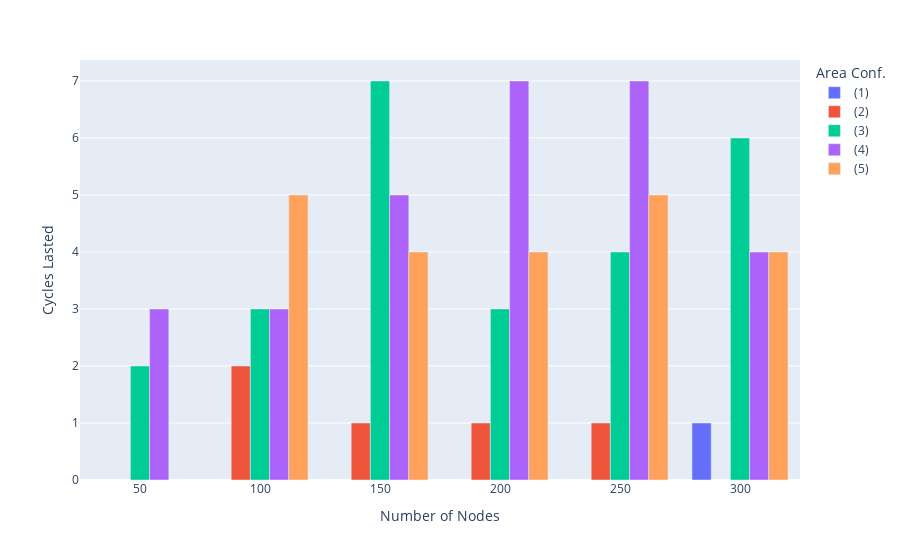

Notebook source saved alongside this figure:
### Code cell
counts = raw[(raw['Cycles Lasted'] > 0) & (raw['Cycle Prevention'] == "Path to Source")].groupby(["Node Count", "Cycle Prevention", "Width"]).count().sort_values("Width")

fig = px.bar(
    counts, 
    x=counts.index.get_level_values(0), 
    y="Cycles Lasted",
    color=counts.index.get_level_values(2).astype(str),
    barmode='group',    
    labels={
        "x": "Number of Nodes",
        "y": "Unresolved Cycles",
        "color": "Area Conf.",
    },
)

area_labels = {
    '100':'(1)',
    '200':'(2)',
    '300':'(3)',
    '400':'(4)',
    '500':'(5)',
}

fig.for_each_trace(lambda t: t.update(name = area_labels[t.name], legendgroup = area_labels[t.name], hovertemplate = t.hovertemplate.replace(t.name, area_labels[t.name])))

fig.write_image("path_to_source_cycles.pdf", width=500, height=300)
fig.show()

### Figure 1 — Plotly figure (JSON) as saved in the notebook; plotly's stock layout.template omitted (floating-point values rounded to 4 significant figures)
{"data": [{"alignmentgroup": "True", "hovertemplate": "Area Conf.=(1)<br>Number of Nodes=%{x}<br>Cycles Lasted=%{y}<extra></extra>", "legendgroup": "(1)", "marker": {"color": "#636efa", "pattern": {"shape": ""}}, "name": "(1)", "offsetgroup": "100", "orientation": "v", "showlegend": true, "textposition": "auto", "type": "bar", "x": [300], "xaxis": "x", "y": [1], "yaxis": "y"}, {"alignmentgroup": "True", "hovertemplate": "Area Conf.=(2)<br>Number of Nodes=%{x}<br>Cycles Lasted=%{y}<extra></extra>", "legendgroup": "(2)", "marker": {"color": "#EF553B", "pattern": {"shape": ""}}, "name": "(2)", "offsetgroup": "200", "orientation": "v", "showlegend": true, "textposition": "auto", "type": "bar", "x": [200, 100, 250, 150], "xaxis": "x", "y": [1, 2, 1, 1], "yaxis": "y"}, {"alignmentgroup": "True", "hovertemplate": "Area Conf.=(3)<br>Number of Nodes=%{x}<br>Cycles Lasted=%{y}<extra></extra>", "legendgroup": "(3)", "marker": {"color": "#00cc96", "pattern": {"shape": ""}}, "name": "(3)", "offsetgroup": "300", "orientation": "v", "showlegend": true, "textposition": "auto", "type": "bar", "x": [300, 250, 200, 50, 150, 100], "xaxis": "x", "y": [6, 4, 3, 2, 7, 3], "yaxis": "y"}, {"alignmentgroup": "True", "hovertemplate": "Area Conf.=(4)<br>Number of Nodes=%{x}<br>Cycles Lasted=%{y}<extra></extra>", "legendgroup": "(4)", "marker": {"color": "#ab63fa", "pattern": {"shape": ""}}, "name": "(4)", "offsetgroup": "400", "orientation": "v", "showlegend": true, "textposition": "auto", "type": "bar", "x": [300, 200, 100, 250, 50, 150], "xaxis": "x", "y": [4, 7, 3, 7, 3, 5], "yaxis": "y"}, {"alignmentgroup": "True", "hovertemplate": "Area Conf.=(5)<br>Number of Nodes=%{x}<br>Cycles Lasted=%{y}<extra></extra>", "legendgroup": "(5)", "marker": {"color": "#FFA15A", "pattern": {"shape": ""}}, "name": "(5)", "offsetgroup": "500", "orientation": "v", "showlegend": true, "textposition": "auto", "type": "bar", "x": [150, 200, 100, 250, 300], "xaxis": "x", "y": [4, 4, 5, 5, 4], "yaxis": "y"}], "layout": {"barmode": "group", "legend": {"title": {"text": "Area Conf."}, "tracegroupgap": 0}, "margin": {"t": 60}, "xaxis": {"anchor": "y", "domain": [0, 1], "title": {"text": "Number of Nodes"}}, "yaxis": {"anchor": "x", "domain": [0, 1], "title": {"text": "Cycles Lasted"}}}}
